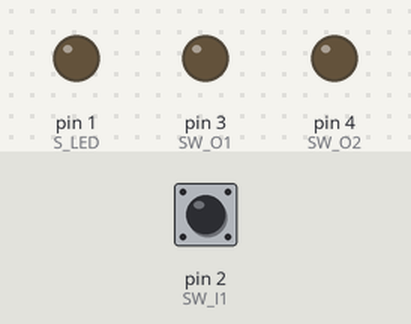
Simulated run of this sketch. Board: Arduino Uno, built with avr-gcc and run on an emulated ATmega328P. On the bench: output pins drawn as LEDs (lit = HIGH). Dashed ring = blinking. Inputs (shaded band) come from the test bench; at power-on: pin 2 (SW_I1) HIGH.

Above: at 1.2 s.
1.3 s: pin 2 (SW_I1) pulled LOW for 0.15 s
At 1.7 s:
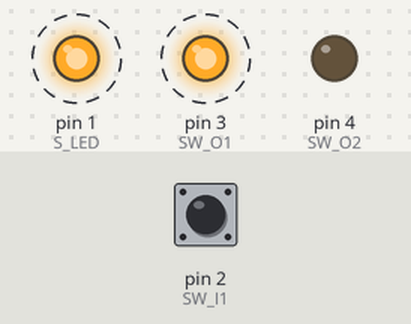
4.4 s: pin 2 (SW_I1) pulled LOW for 1 s
At 6.8 s:
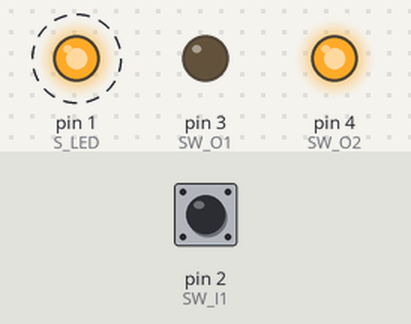
8.4 s: pin 2 (SW_I1) pulled LOW for 3.2 s
At 11.9 s:
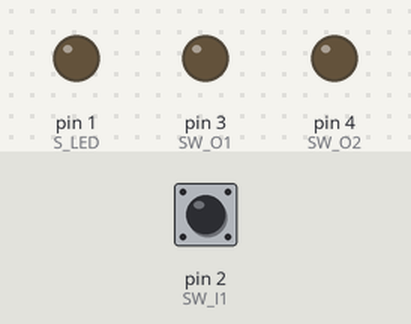
Timing chart, 0 to 13.4 s (numbered marks = the images above; inputs shaded):
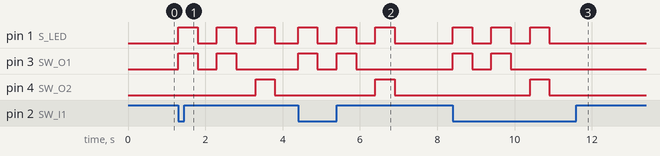

The sketch:

MonitorAttinyCode.ino
```cpp
// Constants
const int S_LED = 1;  // Status LED
const int SW_I1 = 2;  // Toggle Switch to run stored proceedure
const int SW_O1 = 3;  // Source Button on the Monitor
const int SW_O2 = 4;  // OK Button on the Display

// Variables
int SW_I1_State = 0;  // Variable for Base Toggle Switch Status

void setup()
    {
        // Pin Setup as Inputs or Outputs
        pinMode(SW_I1, INPUT_PULLUP);
        pinMode(SW_O1, OUTPUT);
        pinMode(SW_O2, OUTPUT);
        pinMode(S_LED, OUTPUT);
    }

void loop()
    {
        SW_I1_State = digitalRead(SW_I1);  // Read the State of SW_I1

        if (SW_I1_State == LOW)  // If the button is pressed
            {
                digitalWrite(SW_O1, HIGH);
                digitalWrite(S_LED, HIGH);
                delay(500);
                digitalWrite(SW_O1, LOW);
                digitalWrite(S_LED, LOW);
                delay(500);
                digitalWrite(SW_O1, HIGH);
                digitalWrite(S_LED, HIGH);
                delay(500);
                digitalWrite(SW_O1, LOW);
                digitalWrite(S_LED, LOW);
                delay(500);
                digitalWrite(SW_O2, HIGH);
                digitalWrite(S_LED, HIGH);
                delay(500);
                digitalWrite(SW_O2, LOW);
                digitalWrite(S_LED, LOW);

                while(!digitalRead(SW_I1)){}  // If the button is still pressed, Do Nothing Until it is Released
            }
        else
            {
                digitalWrite(SW_O1, LOW);  // Keep All Output Pins Low if the button was not pressed
                digitalWrite(SW_O2, LOW);
                digitalWrite(S_LED, LOW);
            }
    }
```

MonitorAttinyCode.cpp
```cpp
// Constants
const int S_LED = 1;  // Status LED
const int SW_I1 = 2;  // Toggle Switch to run stored proceedure
const int SW_O1 = 3;  // Source Button on the Monitor
const int SW_O2 = 4;  // OK Button on the Display

// Variables
int SW_I1_State = 0;  // Variable for Base Toggle Switch Status

void setup()
    {
        // Pin Setup as Inputs or Outputs
        pinMode(SW_I1, INPUT_PULLUP);
        pinMode(SW_O1, OUTPUT);
        pinMode(SW_O2, OUTPUT);
        pinMode(S_LED, OUTPUT);
    }

void loop()
    {
        SW_I1_State = digitalRead(SW_I1);  // Read the State of SW_I1

        if (SW_I1_State == LOW)  // If the button is pressed
            {
                digitalWrite(SW_O1, LOW);
                digitalWrite(S_LED, HIGH);
                delay(400);
                digitalWrite(SW_O1, HIGH);
                digitalWrite(S_LED, LOW);
                delay(800);
                digitalWrite(SW_O1, LOW);
                digitalWrite(S_LED, HIGH);
                delay(400);
                digitalWrite(SW_O1, HIGH);
                digitalWrite(S_LED, LOW);
                delay(800);
                digitalWrite(SW_O2, LOW);
                digitalWrite(S_LED, HIGH);
                delay(400);
                digitalWrite(SW_O2, HIGH);
                digitalWrite(S_LED, LOW);

                while(!digitalRead(SW_I1)){}  // If the button is still pressed, Do Nothing Until it is Released
            }
        else
            {
                digitalWrite(SW_O1, HIGH);  // Keep All Output Pins HIGH if the button was not pressed
                digitalWrite(SW_O2, HIGH);
                digitalWrite(S_LED, LOW);
            }
    }
```

Measured:
- after the input at 1.3 s, pin 1 (S_LED): alternates HIGH for 0.50 s and LOW for 0.50 s, starting at once; pin 3 (SW_O1): alternates HIGH for 0.50 s and LOW for 0.50 s, 4 changes in all, then stays LOW, starting at once; pin 4 (SW_O2): LOW → HIGH after 2.0 s, → LOW 0.50 s later
- after the input at 4.4 s, pin 1 (S_LED): alternates HIGH for 0.50 s and LOW for 0.50 s, 6 changes in all, then stays LOW, starting at once; pin 3 (SW_O1): alternates HIGH for 0.50 s and LOW for 0.50 s, 4 changes in all, then stays LOW, starting at once; pin 4 (SW_O2): LOW → HIGH after 2.0 s, → LOW 0.50 s later
- after the input at 8.4 s, pin 1 (S_LED): alternates HIGH for 0.50 s and LOW for 0.50 s, 6 changes in all, then stays LOW, starting at once; pin 3 (SW_O1): alternates HIGH for 0.50 s and LOW for 0.50 s, 4 changes in all, then stays LOW, starting at once; pin 4 (SW_O2): LOW → HIGH after 2.0 s, → LOW 0.50 s later
